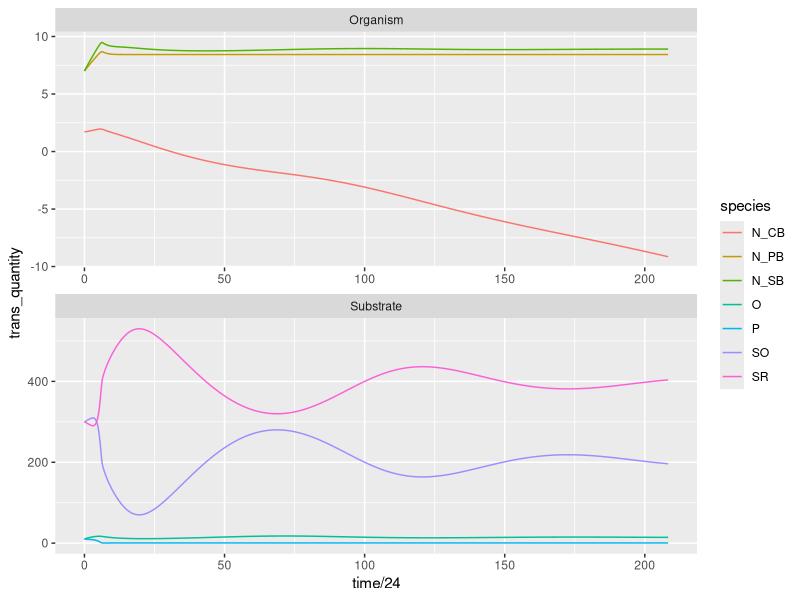
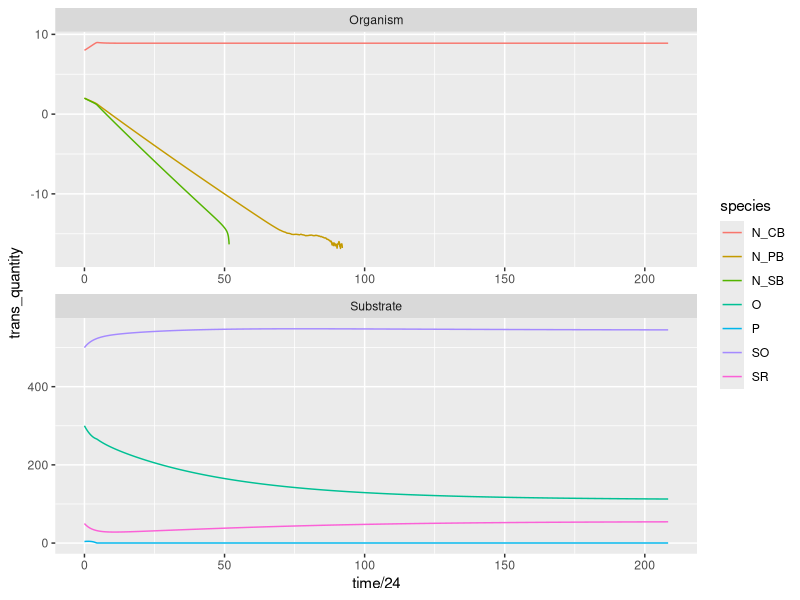
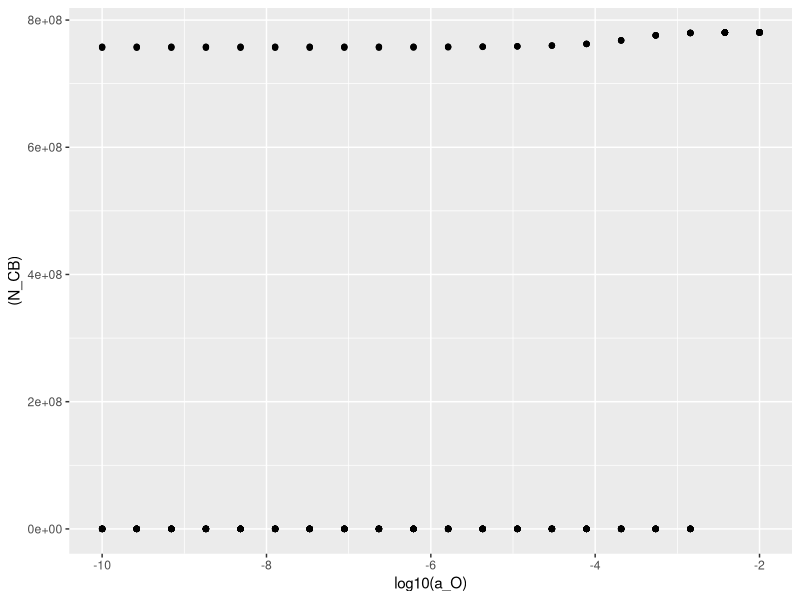
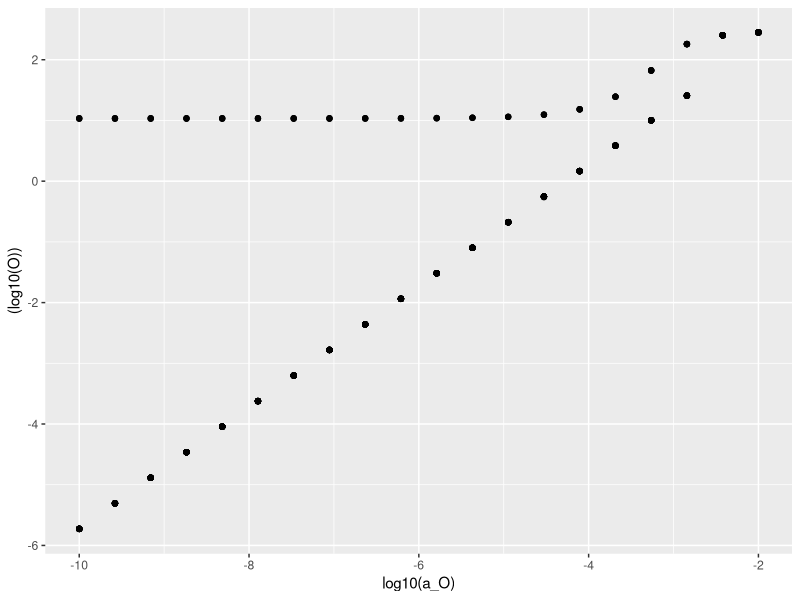

Write R code to recreate these figures, in order.
## ---- chunk 1
knitr::opts_chunk$set(echo = TRUE)
## ---- chunk 2
library(tidyverse)
library(deSolve)
## ---- chunk 3
growth1 <- function(X, g_max, k_X)
  g_max * ( X / (k_X + X) )
growth2 <- function(X, Y, g_max, k_X, k_Y)
  g_max * ( X / (k_X + X) ) * ( Y / (k_Y + Y))
## ---- chunk 4
inhibition <- function(X, h_X)
  1 / (1 + (X / h_X))
## ---- chunk 5
micro_mod <- function(t, state, parameters) {
  
  with(as.list(c(state, parameters)),{
    
    # rates of change
    N_CB_growth_rate <- growth1(P, g_max_CB, k_CB_P) * inhibition(SR, h_SR_CB) * N_CB 
    N_CB_mortality_rate <- m_CB * N_CB
    N_CB_rate <- N_CB_growth_rate - N_CB_mortality_rate
    
    N_PB_growth_rate <- growth2(P, SR, g_max_PB, k_PB_P, k_PB_SR) * inhibition(O, h_O_PB) * N_PB
    N_PB_mortality_rate <- m_PB * N_PB
    N_PB_rate <- N_PB_growth_rate - N_PB_mortality_rate
    
    N_SB_growth_rate <- growth2(P, SO, g_max_SB, k_SB_P, k_SB_SO) * inhibition(O, h_O_SB) * N_SB
    N_SB_mortality_rate <- m_SB * N_SB
    N_SB_rate <- N_SB_growth_rate - N_SB_mortality_rate
    
    SO_rate <- 1 / Y_SR_PB * N_PB_growth_rate -
      1 / Y_SO_SB * N_SB_growth_rate +
      c * O * SR +
      a_S * (back_SO - SO) 
    
    SR_rate <- - 1 / Y_SR_PB * N_PB_growth_rate +
      1 / Y_SO_SB * N_SB_growth_rate -
      c * O * SR +
      a_S * (back_SR - SR) 
    
    O_rate <- P_CB * N_CB_growth_rate -
      c * O * SR +
      a_O * (back_O - O)
    
    P_rate <- - 1 / y_P_CB * N_CB_growth_rate -
      1 / y_P_PB * N_PB_growth_rate -
      1 / y_P_SB * N_PB_growth_rate +
      a_P * (back_P - P)
    
    # return the rate of change
    list(c(N_CB_rate, N_PB_rate, N_SB_rate,
           SO_rate, SR_rate, O_rate, P_rate))
    
  })
  
}
## ---- chunk 6
parameters <- c(g_max_CB = 0.05,
                g_max_PB = 0.07,
                g_max_SB = 0.1,
                
                k_PB_SR = 10,
                k_SB_SO = 5,
                k_CB_P = 0.2,
                k_PB_P = 0.5,
                k_SB_P = 0.5,
                
                h_SR_CB = 300,
                h_O_PB = 100,
                h_O_SB = 100,
                
                Y_SO_SB = 3.33e7,  
                Y_SR_PB = 1.25e7, ## Y_S_PB in the main text
                y_P_CB = 1.67e8,
                y_P_PB = 1.67e8,
                y_P_SB = 1.67e8,
                
                P_CB = 6e-9,
                
                m_CB = 0.02,
                m_PB = 0.028,
                m_SB = 0.04,
                
                a_S = 0.001,
                a_O = 8e-4,
                a_P = 0.01,
                
                back_SR = 300,
                back_SO = 300,
                back_O = 300,
                back_P = 9.5,
                
                c = 4e-5)

times <- seq(0, 5000, by = 1)

## ---- chunk 7
state <- c(N_CB = 5e1,
           N_PB = 1e7,
           N_SB = 1e7,
           SO = 300,
           SR = 300,
           O = 1e1,
           P = 1e1)

out <- as.data.frame(ode(y = state,
                         times = times,
                         func = micro_mod,
                         parms = parameters,
                         method = "radau"))
out %>%
  gather(species, quantity, 2:ncol(out)) %>%
  mutate(var_type=ifelse(str_sub(species, 1, 1)=="N", "Organism", "Substrate"),
         trans_quantity=ifelse(var_type=="Organism", log10(quantity), quantity)) %>%
  ggplot(aes(x=time/24, y=trans_quantity, col=species)) +
  facet_wrap(~var_type, scales = "free", ncol = 1) +
  geom_line()
## ---- chunk 8
state <- c(N_CB = 1e8,
           N_PB = 1e2,
           N_SB = 1e2,
           SO = 500,
           SR = 50,
           O = 300,
           P = 4)
out <- as.data.frame(ode(y = state,
                         times = times,
                         func = micro_mod,
                         parms = parameters,
                         method = "radau"))
out %>%
  gather(species, quantity, 2:ncol(out)) %>%
  mutate(var_type=ifelse(str_sub(species, 1, 1)=="N", "Organism", "Substrate"),
         trans_quantity=ifelse(var_type=="Organism", log10(quantity), quantity)) %>%
  ggplot(aes(x=time/24, y=trans_quantity, col=species)) +
  facet_wrap(~var_type, scales = "free", ncol = 1) +
  geom_line()

## ---- chunk 9
get_final_states <- function(x) {
  #print(x)
  state["N_CB"] <- x["N_CB"]
  parameters["a_O"] <- x["a_O"]
  #print(state)
   as.data.frame(ode(y=state,
                         times = times,
                         func = micro_mod,
                         parms = parameters,
                         method = "radau"))[2,-1]
}


times <- seq(0, 5000, by = 5000)
state <- c(N_CB = NA,
           N_PB = 1e8,
           N_SB = 1e8,
           SO = 250,
           SR = 350,
           O = 150,
           P = 9.5)

expt <- expand.grid(N_CB=10^seq(0, 10, length=20),
                   a_O = 10^seq(-10, -2, length=20))

result <- apply(expt, 1, function(x) get_final_states(x)) %>%
                          tibble() %>%
                          unnest() %>%
                          mutate(initial_N_CB=expt$N_CB,
                                 a_O=expt$a_O)

ggplot(result, aes(x=log10(a_O), y=(N_CB))) +
  geom_point()
ggplot(result, aes(x=log10(a_O), y=(log10(O)))) +
  geom_point()
